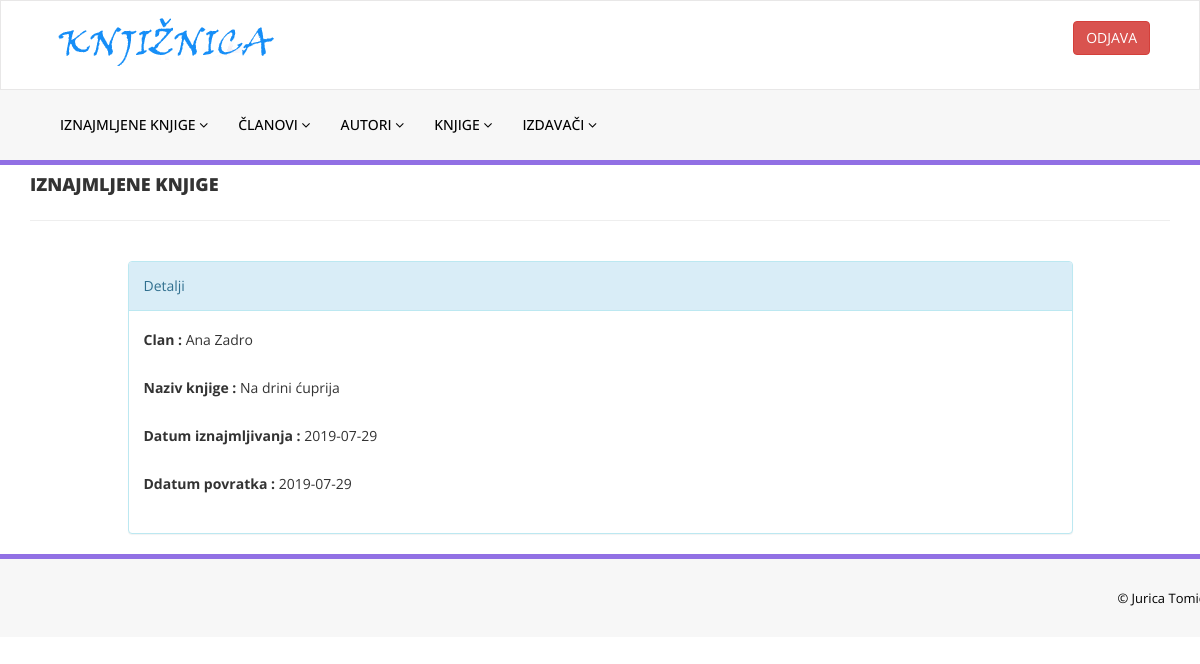
The page /urediIznajmljivanje.php?Id_Iznajmljivanje=6 (signed in) on the database as committed earlier.
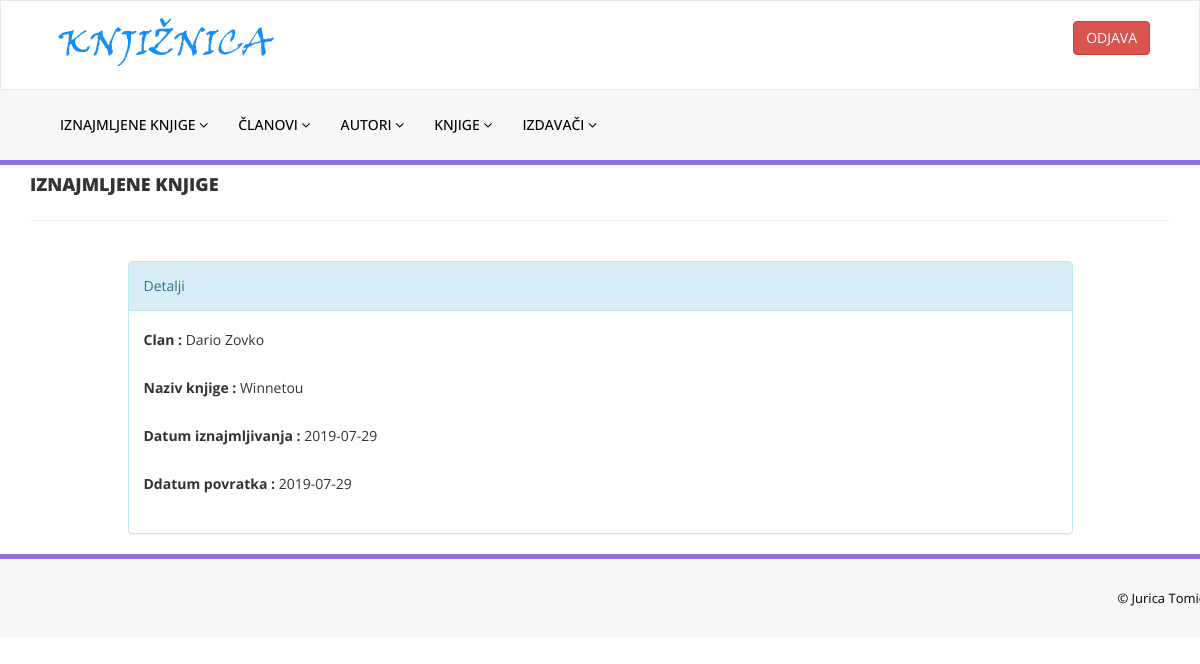
The same page on the database as committed later.
### tables this page shows
CREATE TABLE `iznajmljivanje` (
  `Id_Iznajmljivanje` int(11) NOT NULL,
  `Datum_Iznajmljivanja` date DEFAULT NULL,
  `Datum_Vracanja` date DEFAULT NULL,
  `Korisnik_ID` int(11) NOT NULL,
  `Knjiga_ID` int(11) NOT NULL,
  `Status_Iznajmljivanja` tinyint(1) DEFAULT 1
);

CREATE TABLE `korisnici` (
  `ID_Korisnik` int(11) NOT NULL,
  `Ime` varchar(50) NOT NULL,
  `Prezime` varchar(50) NOT NULL,
  `E_Mail` varchar(100) NOT NULL,
  `Lozinka` varchar(50) NOT NULL,
  `Adresa` varchar(50) DEFAULT NULL,
  `Br_Telefona` varchar(50) DEFAULT NULL,
  `Status` tinyint(1) DEFAULT 1,
  `Tip_KorisnikaID` int(11) NOT NULL
);

CREATE TABLE `knjige` (
  `ID_Knjige` int(11) NOT NULL,
  `Naziv` varchar(100) NOT NULL,
  `Godina_Izdavanja` varchar(10) DEFAULT NULL,
  `Status` tinyint(1) DEFAULT 1,
  `Autor_ID` int(11) NOT NULL,
  `Izdavac_ID` int(11) NOT NULL,
  `Br_Stranica` int(11) NOT NULL
);

### urediIznajmljivanje.php (the view, shortened to what this page needs)
<?php
include('includes/config.php');
if(strlen($_SESSION['alogin'])==0)
    {
header('location:index.php');
}
else{
?>
<!DOCTYPE html>
<html xmlns="http://www.w3.org/1999/xhtml">
<head>
    <link href="assets/css/bootstrap.css" rel="stylesheet" />
    <link href="assets/css/font-awesome.css" rel="stylesheet" />
    <link href="assets/css/style.css" rel="stylesheet" />
</head>
<body>
<?php include('includes/header.php');?>
    <div class="content-wra
    <div class="content-wrapper">
         <div class="container">
        <div class="row pad-botm">
            <div class="col-md-12">
                <h4 class="header-line">Iznajmljene knjige</h4>
                            </div>
</div>
<div class="row">
<div class="col-md-10 col-sm-6 col-xs-12 col-md-offset-1"">
<div class="panel panel-info">
<div class="panel-heading">
    Detalji
</div>
<div class="panel-body">
<form role="form" method="post">
<?php
$Id_Iznajmljivanje=intval($_GET['Id_Iznajmljivanje']);
$sql = "SELECT korisnici.Ime, korisnici.Prezime, knjige.Naziv,iznajmljivanje.Id_Iznajmljivanje,iznajmljivanje.Datum_Iznajmljivanja, iznajmljivanje.Datum_Iznajmljivanja, iznajmljivanje.Datum_Vracanja, 	iznajmljivanje.Status_Iznajmljivanja from iznajmljivanje inner join korisnici on iznajmljivanje.Korisnik_ID= korisnici.ID_Korisnik inner join knjige on iznajmljivanje.Knjiga_ID=knjige.ID_Knjige where Id_Iznajmljivanje=:Id_Iznajmljivanje";
$query = $dbh -> prepare($sql);
$query->bindParam(':Id_Iznajmljivanje',$Id_Iznajmljivanje,PDO::PARAM_STR);
$query->execute();
$results=$query->fetchAll(PDO::FETCH_OBJ);
if($query->rowCount() > 0)
{
foreach($results as $result)
{               ?>
<div class="form-group">
<label>Clan :</label>
<?php echo htmlentities($result->Ime);?>
<?php echo htmlentities($result->Prezime);?>
</div>
<div class="form-group">
<label>Naziv knjige :</label>
<?php echo htmlentities($result->Naziv);?>
</div>
<div class="form-group">
<label>Datum iznajmljivanja :</label>
<?php echo htmlentities($result->Datum_Iznajmljivanja);?>
</div>
<div class="form-group">
<label> Ddatum povratka :</label>
<?php if($result->Status_Iznajmljivanja==1)
                                            {
                                                echo htmlentities("Nije vracena");
                                            } else {
                                            echo htmlentities($result->Datum_Vracanja);
}
                                            ?>
</div>
</div>
 <?php if($result->Status_Iznajmljivanja==1){?>
<button type="submit" name="return" id="submit" class="btn btn-info">Vrati knjigu </button>
 </div>
<?php } }} ?>
                            </div>
                        </div>
                            </div>
        </div>
    </div>
  <?php include('includes/footer.php');?>
</body>
</html>
<?php } ?>

Rows that differ between the two databases and show on the page:
changed iznajmljivanje: korisnici.Ime "Ana" → "Dario"; korisnici.Prezime "Zadro" → "Zovko"; knjige.Naziv "Na drini ćuprija" → "Winnetou"
